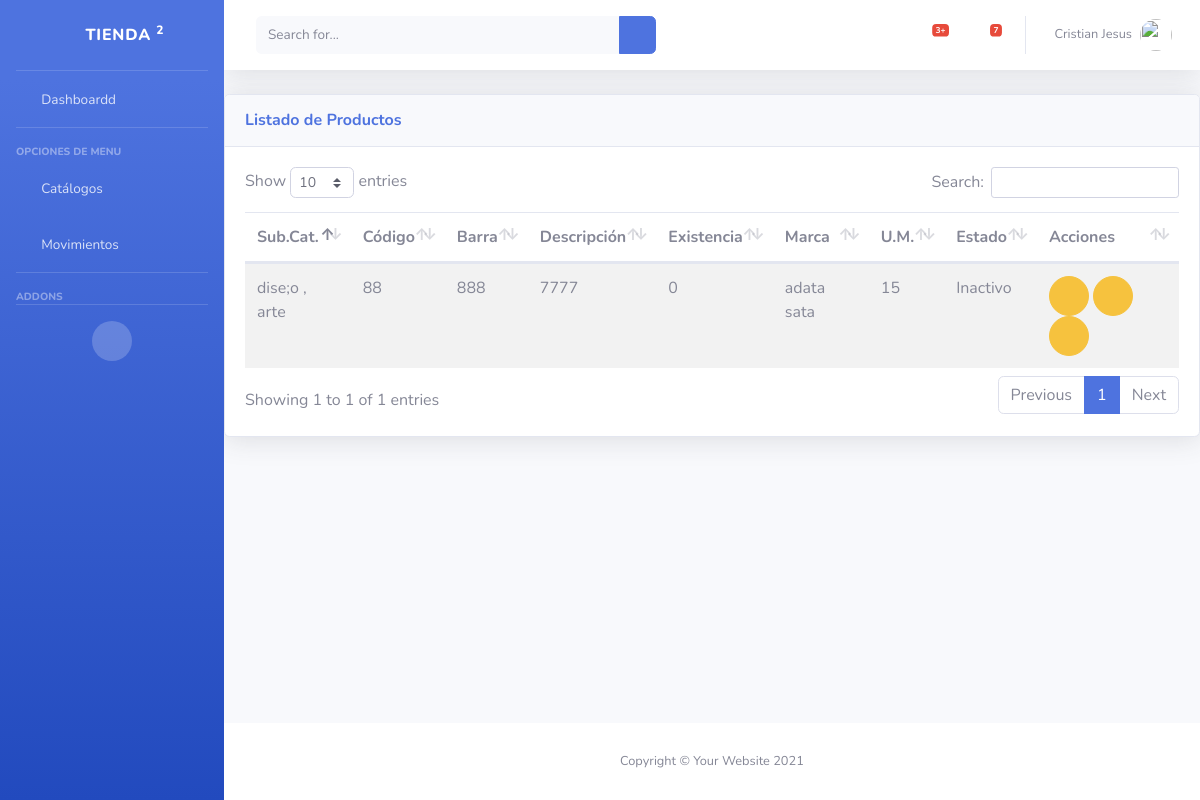
Page /inv/producto/ (signed in) on the earlier database version.
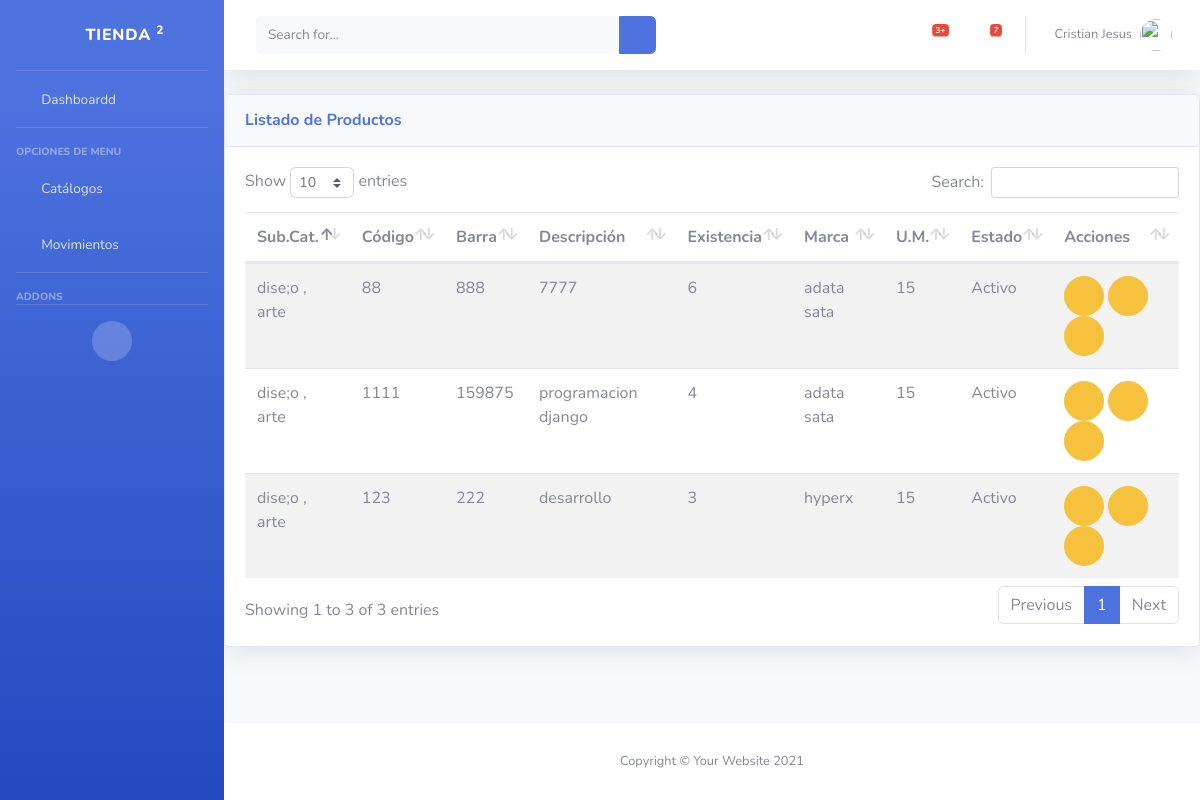
Same page on the later database version.
### inv/models.py (models this page shows, shortened)
class Producto(Class_Modelo):
    codigo=models.CharField(max_length=20,unique=True)
    description = models.CharField(max_length=200)
    codigo_barra=models.CharField(max_length=50)
    precio=models.FloatField(default=0)
    stock=models.IntegerField(default=0,null=True)
    last_buy=models.DateField(null=True,blank=True)
    marca=models.ForeignKey(Marca,on_delete=models.CASCADE)
    subcategory=models.ForeignKey(SubCategory,on_delete=models.CASCADE)
    unidadMedida=models.ForeignKey(UnidadMedida,on_delete=models.CASCADE)
    class Meta:
        verbose_name ="Producto"
        verbose_name_plural ="Productos"
        unique_together = ('codigo','codigo_barra')

class SubCategory(Class_Modelo):
    categoria=models.ForeignKey(Category,on_delete=models.CASCADE)
    description = models.CharField(max_length=250,verbose_name="Descripcion",help_text = 'descripcion de la categoria')
    class Meta:
        verbose_name ="Sub Categoria"
        verbose_name_plural ="Sub Categorias"
        unique_together = ('categoria','description')
    def __str__(self):
        return f" {self.categoria.description} , {self.description}"

class Category(Class_Modelo):
    description = models.CharField(max_length=250,verbose_name="Descripcion",help_text = 'descripcion de la categoria',unique=True)
    class Meta:
        verbose_name ="Categoria"
        verbose_name_plural ="Categorias"

class Marca(Class_Modelo):
    description = models.CharField(max_length=100,help_text=" descripcion de la marca",unique=True,verbose_name="descripcion")
    title = models.CharField(max_length=50,blank=True)
    class Meta:
        verbose_name ="Marca"
        verbose_name_plural ="Marcas"
    def __str__(self):
        return self.description

class UnidadMedida(Class_Modelo):
    description = models.CharField(max_length=100,help_text=" descripcion de la Unidad de Medida",unique=True,verbose_name="descripcion")
    def __str__(self):
        return self.description
    class Meta:
        verbose_name ="Unidad de Medida"
        verbose_name_plural ="Unidades de Medidas"

### inv/views.py (the view)
# urls.py: path('producto/',views.Productoview,name='producto_list'),
@login_required(login_url='login')
def Productoview(request):
    productos =Producto.objects.all()
    return render(request,'inv/producto_list.html',{
        'productos':productos
    })

### inv/templates/inv/producto_list.html (shortened to what this page needs)
{% extends "base/base.html" %}
{%load static%}
{%block page_content %}
<div class="card shadow mb-4">
                                <div
                                    class="card-header py-3 d-flex flex-row align-items-center justify-content-between">
                                    <h6 class="m-0 font-weight-bold text-primary">Listado de Productos</h6>
                                    <div class="dropdown no-arrow">
                                        <a class="dropdown-toggle" href="#" role="button" id="dropdownMenuLink"
                                            data-toggle="dropdown" aria-haspopup="true" aria-expanded="false">
                                            <i class="fas fa-ellipsis-v fa-sm fa-fw text-gray-400"></i>
                                        </a>
                                    </div>
                                </div>
                                <div class="card-body">
                                   {%if not productos %}
                                       <div class= "alert alert-info">No hay Productos</div>
                                    {%else%}
                                    <table class="table table-striped table-hover">
                                        <thead>
                                                <th>Sub.Cat.</th>
                                                <th>Código</th>
                                                <th>Barra</th>
                                                <th>Descripción</th>
                                                <th>Existencia</th>
                                                <th>Marca</th>
                                                <th>U.M.</th>
                                                <th>Estado</th>
                                                <th class="all">Acciones </th>
                                        </thead>
                                        <tbody>
                                        {% for item in productos %}
                                            <tr>
                                                <td>{{ item.subcategory }}</td>
                                                <td>{{ item.codigo }}</td>
                                                <td>{{item.codigo_barra}}</td>
                                                <td>{{ item.description }}</td>
                                                <td>{{ item.stock }}</td>
                                                <td>{{ item.marca }}</td>
                                                <td>{{ item.unidadMedida }}</td>
                                                <td>{{item.estado|yesno:"Activo,Inactivo"}}</td>
                                                <td>
                                                    <a onclick="return abrir_modal('{% url 'editarProducto' id=item.id%}')" href="#" class="btn btn-warning btn-circle" role="button"><i class =" far fa-edit"></i> </a>
                                                    <a href="{% url 'ActivarProducto' id=item.id %}" class="btn btn-warning btn-circle" role="button"><i class =" far fa-thumbs-up"></i> </a>
                                                    <a href="{% url 'inactivarProducto' id=item.id %}" class="btn btn-warning btn-circle" role="button"><i class =" far fa-thumbs-down"></i> </a>
                                                </td>
                                            </tr>
                                        {% endfor %}
                                        </tbody>
                                    </table>
                                {%endif %}
                                </div>
                            </div>
                            {%endblock%}

Differences in the rows shown:
changed Producto (number 1 of 3 on the later page): stock "0" → "6"; estado "Inactivo" → "Activo"
added Producto: subcategory "dise;o , arte", codigo "1111", codigo_barra "159875", description "programacion django", stock "4", marca "adata sata", unidadMedida "15", estado "Activo"
added Producto: subcategory "dise;o , arte", codigo "123", codigo_barra "222", description "desarrollo", stock "3", marca "hyperx", unidadMedida "15", estado "Activo"
Other differences:
text written by a page script: "Show entries Search: Showing 1 to 1 of 1 entries Previous 1 Next" → "Show entries Search: Showing 1 to 3 of 3 entries Previous 1 Next"
